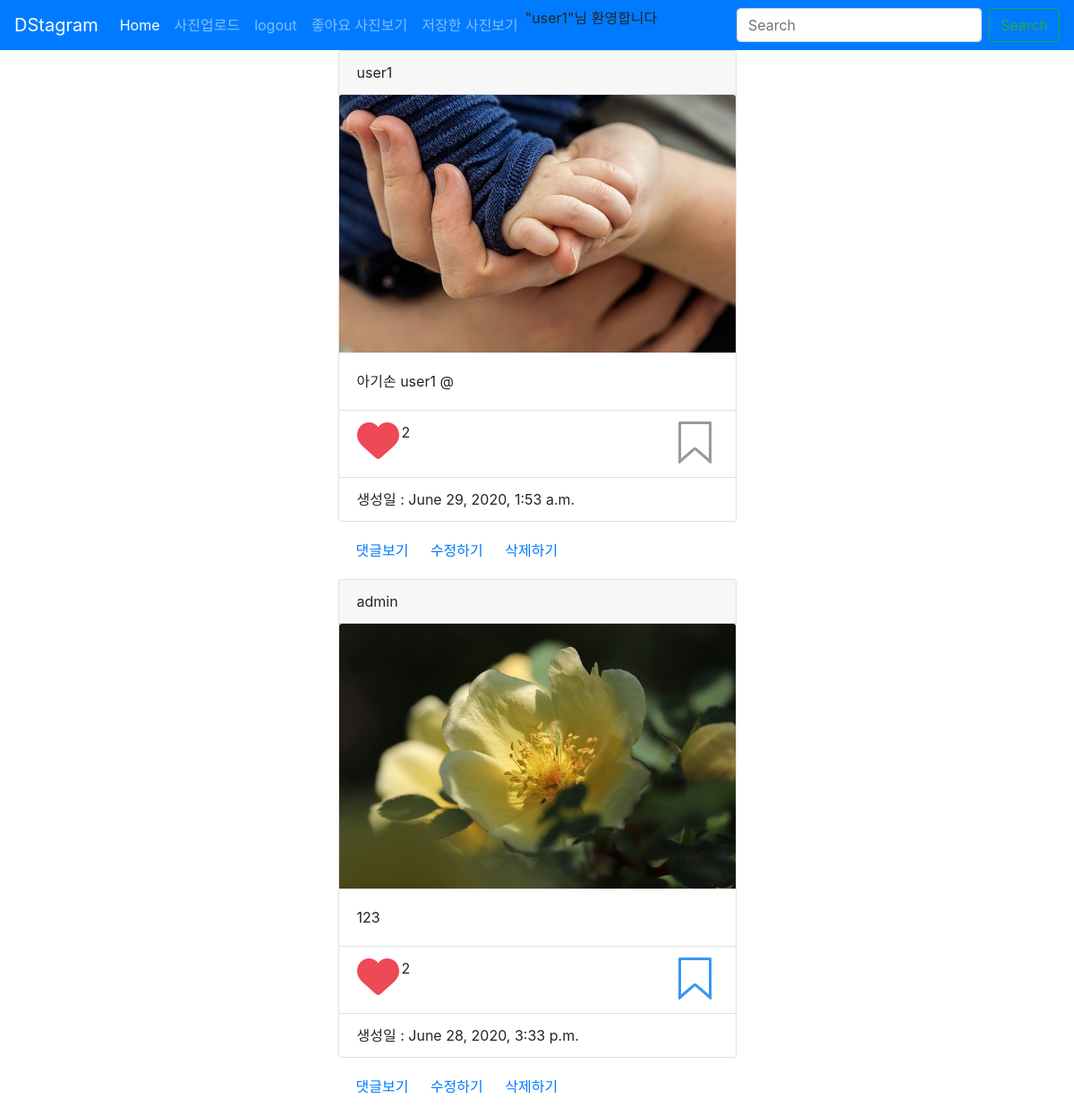
Page /like/ (signed in) on the committed database.
### photo/models.py (models this page shows, shortened)
class Photo(models.Model):
    author = models.ForeignKey(User, on_delete=models.CASCADE, related_name='user')
    text= models.TextField(blank=True)
    image = models.ImageField(upload_to='timeline_photo/&Y/&m/&d')
    created = models.DateTimeField(auto_now_add=True)
    updated = models.DateTimeField(auto_now=True)
    like = models.ManyToManyField(User, related_name='like_post',blank=True)
    favorite = models.ManyToManyField(User, related_name='favorite_post',blank=True)
    class Meta:
        ordering = ['-created']

### photo/views.py (the view)
# urls.py: path("like/", PhotoLikeList.as_view(), name='like_list'),
class PhotoLikeList(ListView):
    model =Photo
    template_name = 'photo/photo_list.html'
    def dispatch(self, request, *args, **kwargs):
        if not request.user.is_authenticated:
            messages.warning(request, '로그인을 먼저하세요')
            return HttpResponseRedirect('/')
        return super(PhotoLikeList,self).dispatch(request, *args, **kwargs)
    def get_queryset(self):
        user = self.request.user
        queryset = user.like_post.all()
        return queryset

### photo/templates/photo/photo_list.html (shortened to what this page needs)
{% extends 'base.html' %}
{% block content %}
<div class="container">
<div class="row">
    <div class="col"></div>
    <div class="col-5">
        {% for object in object_list %}
        <div class="card">
            <div class="card-header">
                {{ object.author }}
            </div>
            <img src="{{object.image.url}}" class="card-img-top">
            <div class="card-body">
                <p class="card-text">{{object.text}}</p>
            </div>
            <ul class ="list-group list-group-flush">
                {% if user.is_authenticated %}
                <li class="list-group-item">
                    <a href="{% url 'photo:like' object.id %}"
                    class="float-left btn-like {% if user in object.like.all %} active {% endif %}" class="">좋아요!</a>
                    {% if object.like.all.count %}
                    <span class ="">
                        {{object.like.all.count}}
                    </span>
                    {% endif %}
                    <a href="{% url 'photo:favorite' object.id %}"
                    class="float-right btn-favorite {%if user in object.favorite.all %}active{%endif%}">저장하기!</a>
                </li>
                {% endif %}
                <li class="list-group-item">생성일 : {{object.created}}</li>
            </ul>
        </div>
        <div class="card-body">
            <a href="{% url 'photo:detail' object.id %}" class="card-link">댓글보기</a>
            <a href="{% url 'photo:update' object.id %}" class="card-link">수정하기</a>
            <a href="{% url 'photo:delete' object.id %}" class="card-link">삭제하기</a>
        </div>
        {% endfor %}
    </div>
    <div class="col"></div>
</div>
</div>
{% endblock %}

### layout/base.html (shortened to what this page needs)
  <!DOCTYPE html>
  <html lang="en">
  <head>
      <link rel="stylesheet" href="https://stackpath.bootstrapcdn.com/bootstrap/4.5.0/css/bootstrap.min.css">
    </head>
  <body>
    {% load static %}
    <nav class="navbar navbar-expand-lg navbar-dark bg-primary">
        <a class="navbar-brand" href="#">DStagram</a>
        <div class="collapse navbar-collapse" id="navbarTogglerDemo03">
          <ul class="navbar-nav mr-auto mt-2 mt-lg-0">
            <li class="nav-item active">
              <a class="nav-link" href="{% url 'photo:index' %}">Home <span class="sr-only">(current)</span></a>
            </li>
            {%if user.is_authenticated %}
            <li class="nav-item">
              <a class="nav-link" href="{% url 'photo:create'%}">사진업로드</a>
            </li>
            <li class="nav-item">
              <a class="nav-link" href="{% url 'accounts:logout'%}">logout</a>
            </li>
            {% else %}
            <li class="nav-item">
              <a class="nav-link" href="{% url 'accounts:login'%}">Login</a>
            </li>
            {% endif %}
            <li class="nav-item">
              <a class="nav-link" href="{% url 'photo:like_list'%}">좋아요 사진보기</a>
            </li>
            <li class="nav-item">
              <a class="nav-link" href="{% url 'photo:favorite_list'%}">저장한 사진보기</a>
            </li>
            <li class="nav-item">
              <p>"{{request.user.username}}"님 환영합니다</p>
            </li>
          </ul>
          <form class="form-inline my-2 my-lg-0">
            <input class="form-control mr-sm-2" type="search" placeholder="Search" aria-label="Search">
            <button class="btn btn-outline-success my-2 my-sm-0" type="submit">Search</button>
          </form>
        </div>
      </nav>
      {% block content %}
      {% endblock %}
  </body>
  </html>

### rows in the picture
Photo: author "user1", image (picture), text "아기손 user1 @", like.all.count "2", created "June 29, 2020, 1:53 a.m."
Photo: author "admin", image (picture), text "123", like.all.count "2", created "June 28, 2020, 3:33 p.m."

### other values in the picture
{{ request.user.username }} "user1"
